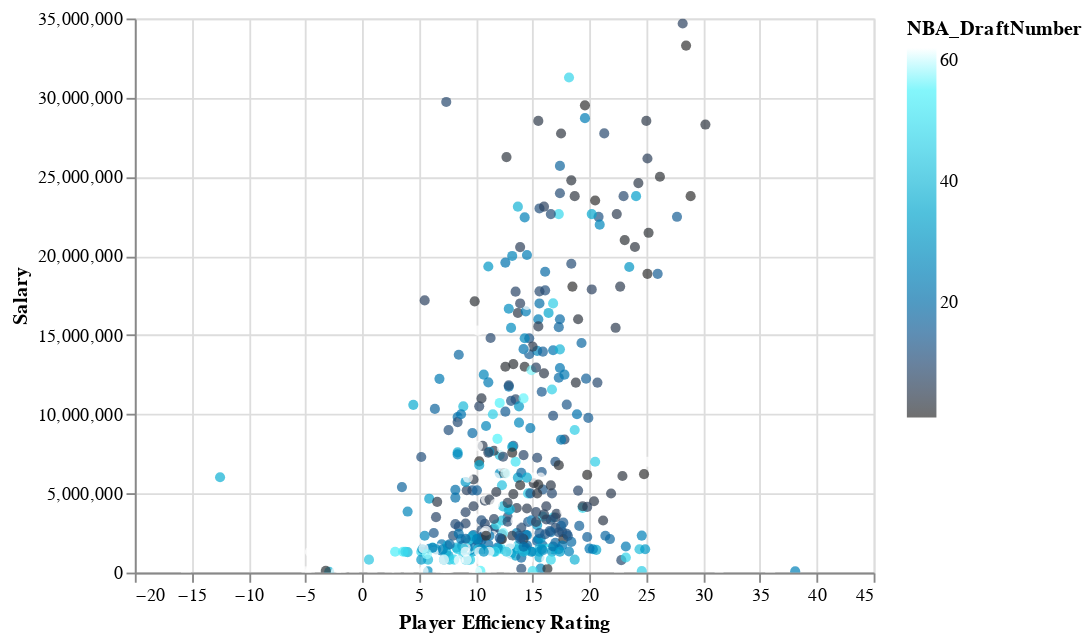

Notebook source saved alongside this figure:
### Markdown cell above
The statistic "Player Efficiency Rating",is a rating of a player's per minute productivity. I will be exploring to see whether there is a trend between this rating metric and salary as "player efficiency rating" appears to be an overall rating of a player.

### Code cell
c = alt.Chart(df).mark_circle(clip=True).encode(x=alt.X("Player Efficiency Rating", 
scale=alt.Scale(domain=(-20, 45))),
 y = "Salary",
 tooltip = ["Salary","Player Efficiency Rating", "Player"],
 color=alt.Color('NBA_DraftNumber',scale=alt.Scale(scheme="darkblue")))
c

### Figure 1 — Vega-Lite specification as saved in the notebook (floating-point values rounded to 4 significant figures; data arrays with more than 128 entries replaced by an {"elided": "..."} marker saying what was removed)
{"config": {"view": {"continuousWidth": 400, "continuousHeight": 300}}, "data": {"name": "data-a3304a0ecb2eb2bab06e664806495e17"}, "mark": {"type": "circle", "clip": true}, "encoding": {"color": {"type": "quantitative", "field": "NBA_DraftNumber", "scale": {"scheme": "darkblue"}}, "tooltip": [{"type": "quantitative", "field": "Salary"}, {"type": "quantitative", "field": "Player Efficiency Rating"}, {"type": "nominal", "field": "Player"}], "x": {"type": "quantitative", "field": "Player Efficiency Rating", "scale": {"domain": [-20, 45]}}, "y": {"type": "quantitative", "field": "Salary"}}, "$schema": "https://vega.github.io/schema/vega-lite/v4.8.1.json", "datasets": {"data-a3304a0ecb2eb2bab06e664806495e17": {"elided": "483 records"}}}
